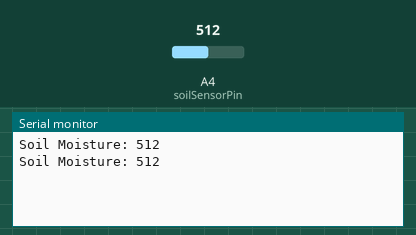
This sketch was run on a simulated Arduino Uno, built with avr-gcc and run on an emulated ATmega328P. Parts: the last lines printed to the serial monitor. The test bench sets the inputs (shaded band); at power-on: A4 (soilSensorPin) = 512.

Above: at 2.8 s.
2.9 s: A4 (soilSensorPin) set to 716
At 4.5 s:
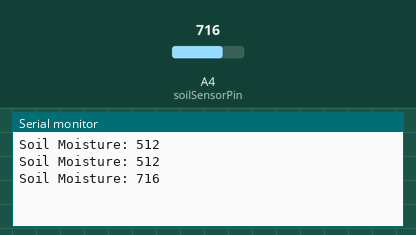
5.6 s: A4 (soilSensorPin) set to 900
At 7.2 s:
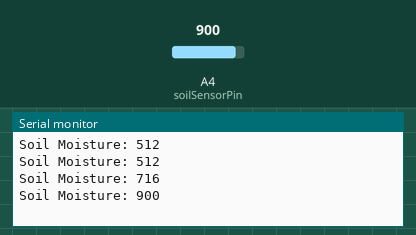
Timing chart, 0 to 8.7 s (numbered marks = the images above; inputs shaded):
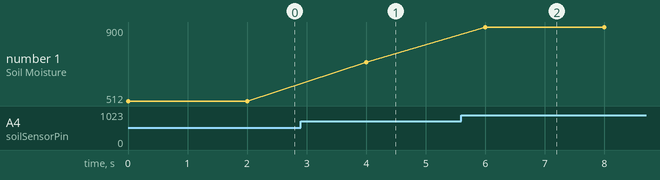

The sketch:

Soil_Moisture.ino
```cpp
/*
Project: IoT Made Easy
Author: Mukesh Sankhla
Website: https://www.makerbrains.com
GitHub: https://github.com/MukeshSankhla
Social Media: Instagram @mukesh.diy
*/

int soilSensorPin = A4; // Soil moisture sensor connected to pin A4/32

void setup() {
  Serial.begin(115200); // Start serial communication at 115200 bps
}

void loop() {
  int sensorValue = analogRead(soilSensorPin); // Read the analog value
  Serial.print("Soil Moisture: ");
  Serial.println(sensorValue); // Print the value to the serial monitor
  delay(2000); // Wait for 2 seconds before next reading
}
```

Measured:
- after the input at 2.9 s, the serial monitor: prints a new line after 1.1 s (image 1)
- after the input at 5.6 s, the serial monitor: prints a new line after 0.40 s (image 2)
- plotted number 1: 512 → 716 after the input at 2.9 s, 716 → 900 after the input at 5.6 s
